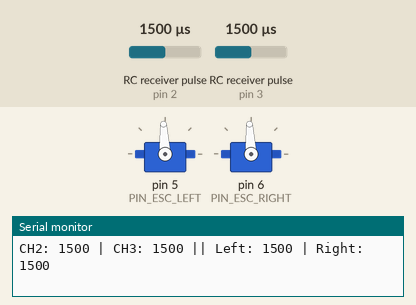
Bench run of a sketch on a simulated Arduino Uno, built with avr-gcc and run on an emulated ATmega328P. On the bench: 2 × servo, the last lines printed to the serial monitor. Wiring (inferred from the names in the program): 2 × RC receiver channel: data pin 2 / data pin 3. Inputs (shaded band) come from the test bench; at power-on: RC receiver pulse (sensors on pin 2, pin 3) 1500 µs.

Above: at 6.2 s.
6.3 s: RC receiver pulse (sensor on pin 2) set to 1020 µs
At 8.5 s:
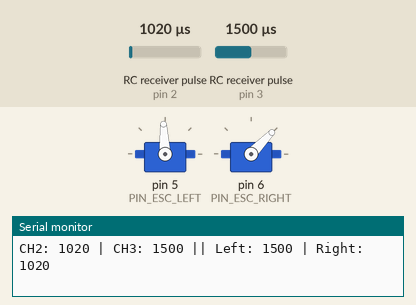
9.3 s: RC receiver pulse (sensor on pin 3) set to 1250 µs
At 11.4 s:
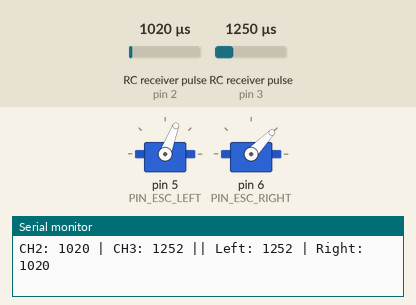
12.3 s: RC receiver pulse (sensor on pin 2) set to 1250 µs
At 12.9 s:
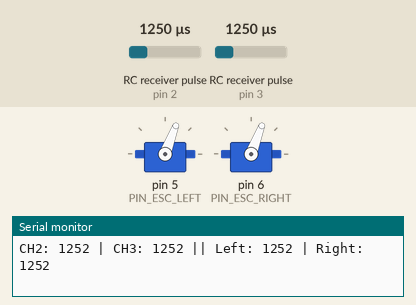
15.3 s: RC receiver pulse (sensor on pin 3) set to 1020 µs
At 17.5 s:
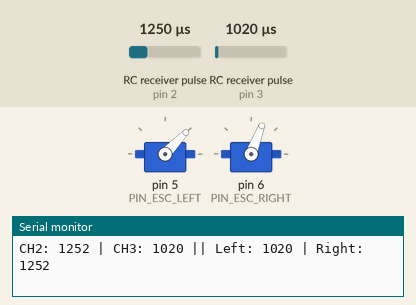
18.3 s: RC receiver pulse (sensor on pin 2) set to 1500 µs
21.3 s: RC receiver pulse (sensor on pin 3) set to 1750 µs
Timing chart, 0 to 25.3 s (numbered marks = the images above; inputs shaded):
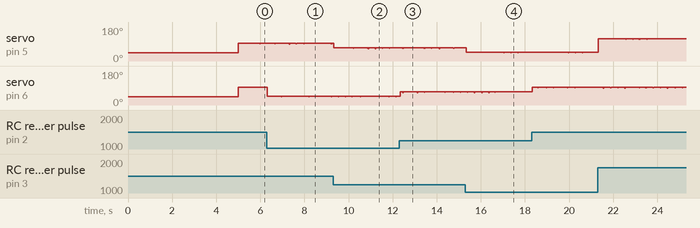

The sketch:

testMotorRC.ino
```cpp
#include <Servo.h>

// ============================================================
// Drive Test Without Kill Switch Lockout
// CH3 -> Left wheel
// CH2 -> Right wheel
// ============================================================

const int PIN_CH2 = 2;
const int PIN_CH3 = 3;

const int PIN_ESC_LEFT  = 5;
const int PIN_ESC_RIGHT = 6;

Servo escLeft;
Servo escRight;

const int PWM_MIN = 1000;
const int PWM_MAX = 2000;

volatile unsigned long ch2RiseTime = 0;
volatile unsigned long ch3RiseTime = 0;
volatile unsigned int ch2Pulse = 0;
volatile unsigned int ch3Pulse = 0;

void isrCH2() {
  if (digitalRead(PIN_CH2) == HIGH) {
    ch2RiseTime = micros();
  } else {
    ch2Pulse = (unsigned int)(micros() - ch2RiseTime);
  }
}

void isrCH3() {
  if (digitalRead(PIN_CH3) == HIGH) {
    ch3RiseTime = micros();
  } else {
    ch3Pulse = (unsigned int)(micros() - ch3RiseTime);
  }
}

bool isValidPulse(unsigned long pulse) {
  return pulse >= 900 && pulse <= 2100;
}

void setup() {
  Serial.begin(115200);

  pinMode(PIN_CH2, INPUT);
  pinMode(PIN_CH3, INPUT);

  attachInterrupt(digitalPinToInterrupt(PIN_CH2), isrCH2, CHANGE);
  attachInterrupt(digitalPinToInterrupt(PIN_CH3), isrCH3, CHANGE);

  escLeft.attach(PIN_ESC_LEFT);
  escRight.attach(PIN_ESC_RIGHT);

  escLeft.writeMicroseconds(PWM_MIN);
  escRight.writeMicroseconds(PWM_MIN);
  delay(5000);

  Serial.println("Drive test started.");
}

void loop() {
  noInterrupts();
  unsigned int ch2 = ch2Pulse;
  unsigned int ch3 = ch3Pulse;
  interrupts();

  int outLeft = PWM_MIN;
  int outRight = PWM_MIN;

  if (isValidPulse(ch3)) {
    outLeft = ch3;
  }

  if (isValidPulse(ch2)) {
    outRight = ch2;
  }

  outLeft = constrain(outLeft, PWM_MIN, PWM_MAX);
  outRight = constrain(outRight, PWM_MIN, PWM_MAX);

  escLeft.writeMicroseconds(outLeft);
  escRight.writeMicroseconds(outRight);

  Serial.print("CH2: ");
  Serial.print(ch2);
  Serial.print(" | CH3: ");
  Serial.print(ch3);
  Serial.print(" || Left: ");
  Serial.print(outLeft);
  Serial.print(" | Right: ");
  Serial.println(outRight);

  delay(20);
}
```
